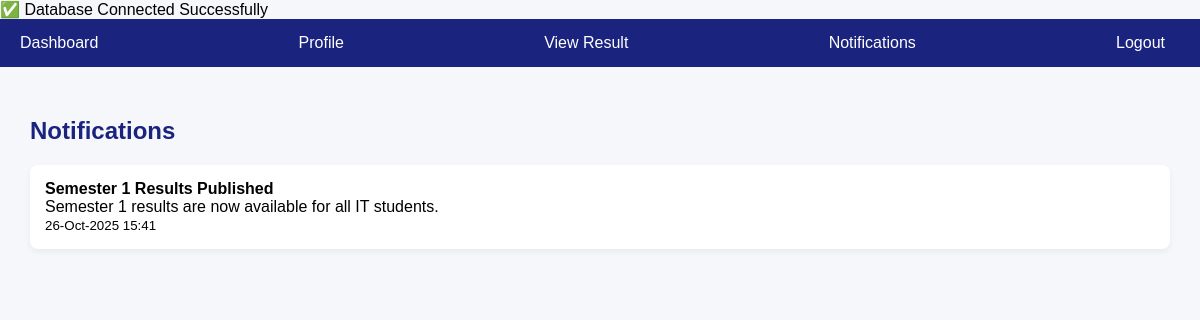
The app's page /student/stu_notification.php (signed in) with its own data.
### tables this page shows
CREATE TABLE `notifications` (
  `notif_id` int(11) NOT NULL,
  `title` varchar(255) DEFAULT NULL,
  `message` text DEFAULT NULL,
  `created_at` timestamp NOT NULL DEFAULT current_timestamp()
);

### student/stu_notification.php (the view, shortened to what this page needs)
<?php
include("../admin/db/db.php");
$res = mysqli_query($conn, "SELECT * FROM notifications ORDER BY created_at DESC");
?>
<!DOCTYPE html>
<html>
<head>
    <link rel="stylesheet" href="css/style.css">
</head>
<body>
<div class="navbar">
    <a href="dashboard.php">Dashboard</a>
    <a href="stu_viewprofile.php">Profile</a>
    <a href="stu_viewresult.php">View Result</a>
    <a href="stu_notification.php">Notifications</a>
    <a href="logout.php" style="float:right;">Logout</a>
</div>
<div class="content">
    <h2>Notifications</h2>
    <ul>
    <?php while($row = mysqli_fetch_assoc($res)){ ?>
        <li>
            <strong><?php echo $row['title']; ?></strong><br>
            <?php echo $row['message']; ?><br>
            <small><?php echo date('d-M-Y H:i', strtotime($row['created_at'])); ?></small>
        </li>
    <?php } ?>
    </ul>
</div>
</body>
</html>

### student/css/style.css (style rules this page uses)
body { font-family: Arial, sans-serif; margin: 0; background: #f5f6fa; }
.navbar { background: #2e86de; color: white; display: flex; justify-content: space-between; align-items: center; padding: 12px 40px; }
body { font-family: Arial, sans-serif; background: #f0f2f5; margin: 0; }
.navbar { background: #004aad; padding: 10px; }
.navbar a { color: white; text-decoration: none; margin-right: 15px; }
.content { padding: 20px; }
body { font-family: Arial, sans-serif; background-color: #f6f7fb; margin: 0; padding: 0; }
.navbar { background-color: #1a237e; padding: 15px 20px; display: flex; }
.navbar a { color: #fff; margin-right: 15px; text-decoration: none; }
.content { padding: 30px; }
h2 { color: #1a237e; margin-bottom: 20px; }
ul { list-style-type: none; padding: 0; }
ul li { background-color: #fff; padding: 15px; margin-bottom: 10px; border-radius: 8px; box-shadow: 0 3px 6px rgba(0,0,0,0.05); }

### records on screen
notifications: title "Semester 1 Results Published", message "Semester 1 results are now available for all IT students.", created_at "26-Oct-2025 15:41"
